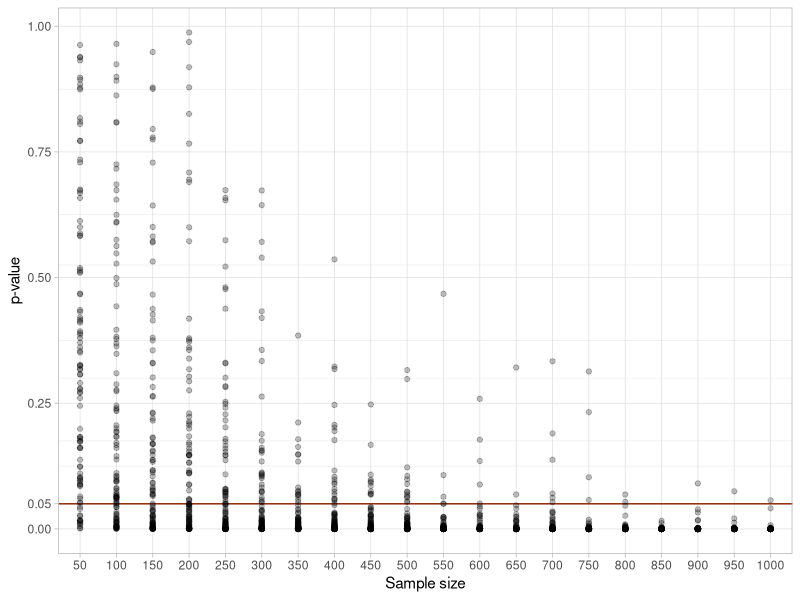

The R script that drew this image:
## ---- chunk 1
#| label: sample-size
#| echo: false
#| message: false

library(tidyverse)
theme_set(theme_light())

sample_sizes <- seq(25, 500, by = 25)
n_draws <- 100

simulate_ttest <- function(n) {
  set.seed(8723)
  tibble(
    draw = 1:n_draws,
    p_value = map_dbl(1:n_draws, ~ {
      group1 <- rnorm(n, mean = 0, sd = 1)
      group2 <- rnorm(n, mean = 0.3, sd = 1)
      t.test(group1, group2)$p.value
    })
  )
}

results <- map_dfr(
  sample_sizes,
  ~simulate_ttest(.x) |> mutate(sample_size = .x)
)

results |> 
  ggplot(aes(as.factor(sample_size*2), p_value)) +
  geom_hline(yintercept = 0.05, colour = "orangered4") +
  geom_point(alpha = 0.25) +
  scale_y_continuous(breaks = c(seq(0, 1, 0.25), 0.05)) +
  labs(
    x = "Sample size",
    y = "p-value"
  )
